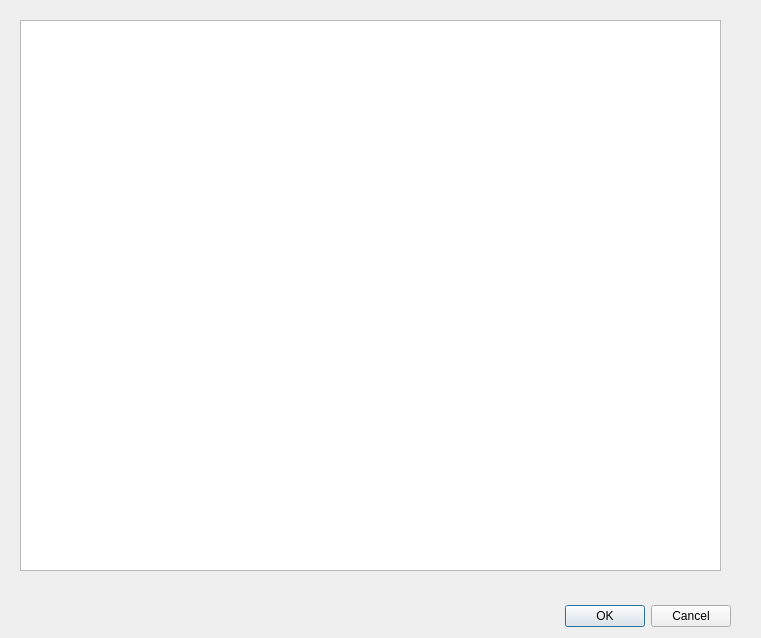
<?xml version="1.0" encoding="UTF-8"?>
<ui version="4.0">
 <class>ConnectZECU</class>
 <widget class="QDialog" name="ConnectZECU">
  <property name="geometry">
   <rect>
    <x>0</x>
    <y>0</y>
    <width>761</width>
    <height>638</height>
   </rect>
  </property>
  <property name="windowTitle">
   <string>Dialog</string>
  </property>
  <widget class="QDialogButtonBox" name="buttonBox">
   <property name="geometry">
    <rect>
     <x>270</x>
     <y>600</y>
     <width>461</width>
     <height>32</height>
    </rect>
   </property>
   <property name="orientation">
    <enum>Qt::Horizontal</enum>
   </property>
   <property name="standardButtons">
    <set>QDialogButtonBox::Cancel|QDialogButtonBox::Ok</set>
   </property>
  </widget>
  <widget class="QTreeView" name="TreeView_ListECU">
   <property name="geometry">
    <rect>
     <x>20</x>
     <y>20</y>
     <width>701</width>
     <height>551</height>
    </rect>
   </property>
  </widget>
 </widget>
 <resources/>
 <connections>
  <connection>
   <sender>buttonBox</sender>
   <signal>accepted()</signal>
   <receiver>ConnectZECU</receiver>
   <slot>accept()</slot>
   <hints>
    <hint type="sourcelabel">
     <x>248</x>
     <y>254</y>
    </hint>
    <hint type="destinationlabel">
     <x>157</x>
     <y>274</y>
    </hint>
   </hints>
  </connection>
  <connection>
   <sender>buttonBox</sender>
   <signal>rejected()</signal>
   <receiver>ConnectZECU</receiver>
   <slot>reject()</slot>
   <hints>
    <hint type="sourcelabel">
     <x>316</x>
     <y>260</y>
    </hint>
    <hint type="destinationlabel">
     <x>286</x>
     <y>274</y>
    </hint>
   </hints>
  </connection>
 </connections>
</ui>
